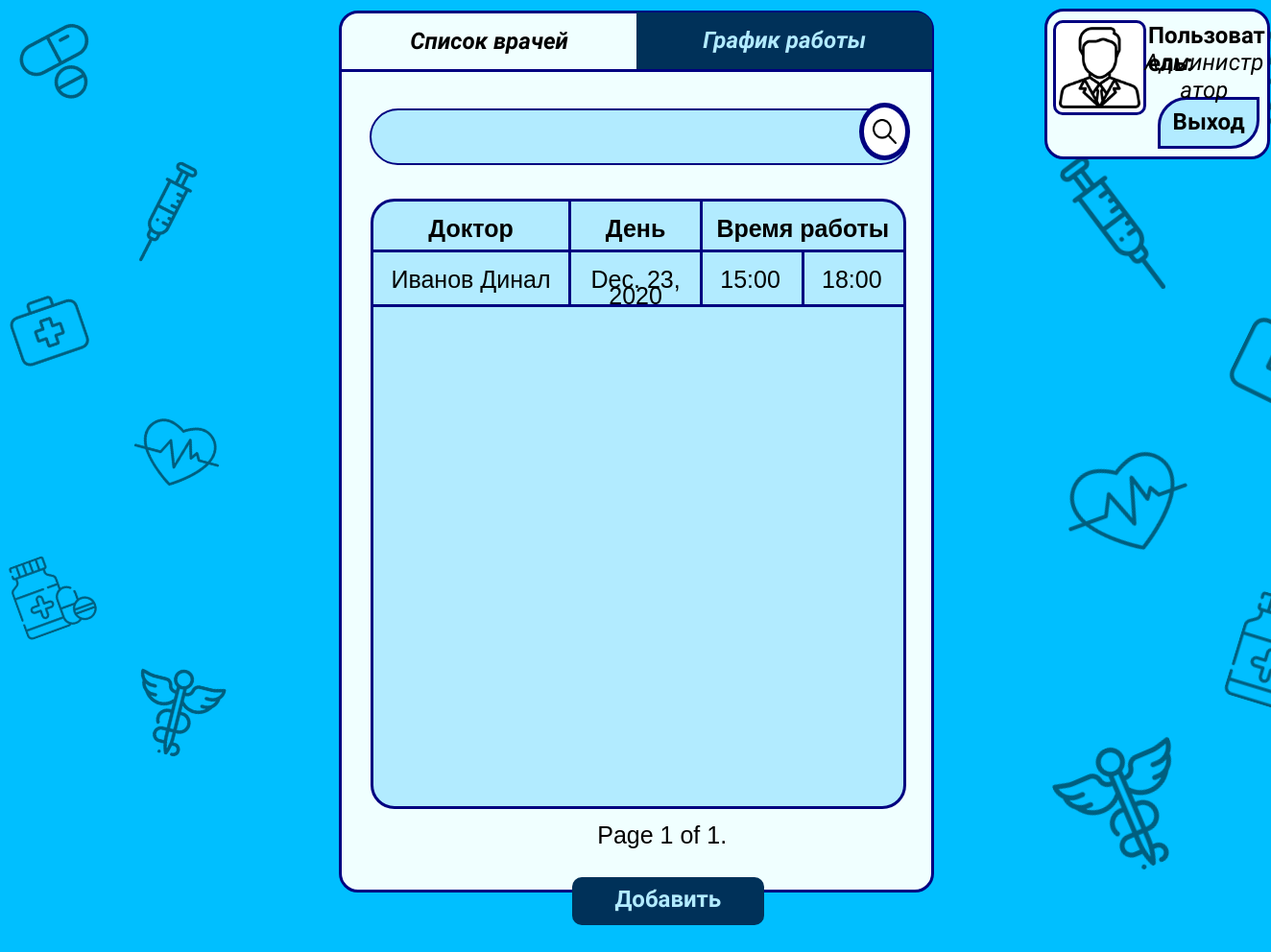
/adminschedule/, run on the app's committed database.
### registry/models.py (models this page shows, shortened)
class Schedule(models.Model):
    id_doctor=models.ForeignKey(Doctor, on_delete=models.CASCADE)
    day = models.DateField()
    time_reception = models.IntegerField()
    start_hour =models.IntegerField()
    start_minute = models.IntegerField()
    end_hour = models.IntegerField()
    end_minute = models.IntegerField()

class Doctor(models.Model):
    surname = models.CharField(max_length=30)
    name = models.CharField(max_length=30)
    patronymic = models.CharField(max_length=30, blank=True)
    gender = models.CharField(max_length=1)
    room_number = models.IntegerField()
    phone_number = models.CharField(max_length=11)
    subdivisions = models.CharField(max_length=50)
    def __str__(self):
        return self.surname+" "+self.name

### registry/views.py (the view)
# urls.py: path('adminschedule/', views.AdminSchedule, name='AdminSchedule'),
def AdminSchedule (request):
    if request.method == "GET":
        all_Schedule = Schedule.objects.all()
        start_minute = {object.pk: object.start_minute for object in all_Schedule}
        end_minute = {object.pk: object.end_minute for object in all_Schedule}
        for key in start_minute:
            if start_minute[key]==0:
                start_minute[key] = str("00")
        for key in end_minute:
            if end_minute[key]==0:
                end_minute[key] = str("00")
        paginator = Paginator(all_Schedule, 10)  # Show 25 contacts per page
        page = request.GET.get('page')
        try:
            schedules = paginator.page(page)
        except PageNotAnInteger:
            schedules = paginator.page(1)
        except EmptyPage:
            schedules = paginator.page(paginator.num_pages)
        context = {
            'schedules':schedules,
            'start_minute': start_minute,
            'end_minute': end_minute,
        }
        return render(request, "adminschedule.html", context=context)
    if request.method == "POST":
        return HttpResponseRedirect(reverse('AdminDoctorList'))

### registry/templates/adminschedule.html (shortened to what this page needs)
<!DOCTYPE html>
<html class="nojs html" lang="ru-RU">
 <head>
  <link rel="stylesheet" type="text/css" href="/static/css/site_global.css?crc=444006867"/>
  <link rel="stylesheet" type="text/css" href="/static/css/adminschedule.css?crc=356168397" id="pagesheet"/>
 </head>
 <body>
  <div class="clearfix borderbox" id="page">
   <div class="position_content" id="page_position_content">
    <div class="browser_width colelem" id="u6608-bw">
     <div id="u6608">
      <div class="clearfix" id="u6608_align_to_page">
       <div class="clearfix grpelem" id="u6584">
        <div class="clearfix grpelem" id="pu6591">
         <div class="clip_frame colelem" id="u6591" data-mu-ie-matrix="progid:DXImageTransform.Microsoft.Matrix(M11=0.9563,M12=-0.2924,M21=0.2924,M22=0.9563,SizingMethod='auto expand')" data-mu-ie-matrix-dx="-14" data-mu-ie-matrix-dy="-14">
          <img class="block" id="u6591_img" src="/static/images/pills.png?crc=3958534910" alt="" data-heightwidthratio="1" data-image-width="110" data-image-height="110"/>
         </div>
         <div class="clip_frame colelem" id="u6595" data-mu-ie-matrix="progid:DXImageTransform.Microsoft.Matrix(M11=0.9455,M12=0.3256,M21=-0.3256,M22=0.9455,SizingMethod='auto expand')" data-mu-ie-matrix-dx="-15" data-mu-ie-matrix-dy="-15">
          <img class="block" id="u6595_img" src="/static/images/first-aid-kit.png?crc=523093676" alt="" data-heightwidthratio="1" data-image-width="107" data-image-height="107"/>
         </div>
         <div class="clip_frame colelem" id="u6593" data-mu-ie-matrix="progid:DXImageTransform.Microsoft.Matrix(M11=0.9397,M12=0.342,M21=-0.342,M22=0.9397,SizingMethod='auto expand')" data-mu-ie-matrix-dx="-16" data-mu-ie-matrix-dy="-16">
          <img class="block" id="u6593_img" src="/static/images/medicine.png?crc=212170396" alt="" data-heightwidthratio="1" data-image-width="114" data-image-height="114"/>
         </div>
        </div>
        <div class="clearfix grpelem" id="pu6587">
         <div class="clip_frame colelem" id="u6587" data-mu-ie-matrix="progid:DXImageTransform.Microsoft.Matrix(M11=0.9511,M12=0.309,M21=-0.309,M22=0.9511,SizingMethod='auto expand')" data-mu-ie-matrix-dx="-16" data-mu-ie-matrix-dy="-16">
          <img class="block" id="u6587_img" src="/static/images/syringe.png?crc=315584796" alt="" data-heightwidthratio="1" data-image-width="125" data-image-height="125"/>
         </div>
         <div class="clip_frame colelem" id="u6589" data-mu-ie-matrix="progid:DXImageTransform.Microsoft.Matrix(M11=0.9659,M12=-0.2588,M21=0.2588,M22=0.9659,SizingMethod='auto expand')" data-mu-ie-matrix-dx="-15" data-mu-ie-matrix-dy="-15">
          <img class="block" id="u6589_img" src="/static/images/heart.png?crc=32010908" alt="" data-heightwidthratio="1" data-image-width="132" data-image-height="132"/>
         </div>
         <div class="clip_frame colelem" id="u6585" data-mu-ie-matrix="progid:DXImageTransform.Microsoft.Matrix(M11=0.9703,M12=-0.2419,M21=0.2419,M22=0.9703,SizingMethod='auto expand')" data-mu-ie-matrix-dx="-14" data-mu-ie-matrix-dy="-14">
          <img class="block" id="u6585_img" src="/static/images/pharmacy.png?crc=4015191175" alt="" data-heightwidthratio="1" data-image-width="132" data-image-height="132"/>
         </div>
        </div>
       </div>
       <div class="rounded-corners clearfix grpelem" id="u6567">
        <div class="position_content" id="u6567_position_content">
         <div class="clearfix colelem" id="pu6568">
          <a class="nonblock nontext rounded-corners clearfix grpelem" id="u6484-4" href="{% url 'AdminDoctorList' %}"><p id="u6484-2">Список врачей</p></a>
          <a class="nonblock nontext rounded-corners clearfix grpelem" id="u6483-4" href="{% url 'MainMenuAdmin' %}"><p id="u6483-2">График работы</p></a>
         </div>
         <div class="colelem" id="u6569"></div>
         <form action="{% url 'SearchSchedule' %}">
         <div class="clearfix colelem" id="u6602">
          <input name="search" value="{{shedule_name}}" class="rounded-corners clearfix grpelem" id="u6605">
           <div class="rounded-corners clearfix grpelem" id="u6606">
            <button class="clip_frame grpelem" id="u6603">
             <img class="block" id="u6603_img" src="/static/images/loupe.png?crc=161762781" alt="" data-heightwidthratio="1" data-image-width="37" data-image-height="37"/>
            </button>
           </div>
         </div>
         </form>
         <div class="rounded-corners colelem" id="u6598">
          <form>
          <table>
           <tr>
            <td id="doctor-name">Доктор</td>
            <td id="day-name">День</td>
            <td colspan="4" id="time-name">Время работы</td>
           </tr>
          {% for schedule in schedules %}
           <tr>
           <td id="doctor" valign="top" align="center" >{{schedule.id_doctor}}</td>
           <td id="day">{{schedule.day}}</td>
           <td id="start_hour">{{schedule.start_hour}}:</td>
            {% for key, value in start_minute.items %}
           {% if key == schedule.id %}<td id="start_minute">{{ value }}</td>{% endif %}
            {% endfor %}
           <td id="end_hour">{{schedule.end_hour}}:</td>
            {% for key, value in end_minute.items %}
           {% if key == schedule.id %}<td id="end_minute">{{value}}</td>{% endif %}
            {% endfor %}
          </tr>
           {% endfor %}
          </table>
           <div class="pagination">
            <span class="step-links">
             <span class="current">
              Page {{ schedules.number }} of {{ schedules.paginator.num_pages }}.
             </span>
            </span>
           </div>
           </form>
         </div>
         <div class="clearfix colelem" id="pu6600-4">
          <a class="nonblock nontext rounded-corners clearfix grpelem" id="u6600-4" href="{% url 'NewSchedule' %}"><p id="u6600-2">Добавить</p></a>
         </div>
        </div>
       </div>
       <div class="clearfix grpelem" id="pu6571">
        <div class="clearfix grpelem" id="u6571">
         <div class="clearfix grpelem" id="pu6582">
          <div class="clip_frame colelem" id="u6582" data-mu-ie-matrix="progid:DXImageTransform.Microsoft.Matrix(M11=0.1392,M12=0.9903,M21=-0.9903,M22=0.1392,SizingMethod='auto expand')" data-mu-ie-matrix-dx="-8" data-mu-ie-matrix-dy="-8" data-sizePolicy="fixed" data-pintopage="page_fluidx">
           <img class="block" id="u6582_img" src="/static/images/syringe.png?crc=315584796" alt="" width="125" height="125"/>
          </div>
          <div class="clip_frame colelem" id="u6578" data-mu-ie-matrix="progid:DXImageTransform.Microsoft.Matrix(M11=0.9397,M12=0.342,M21=-0.342,M22=0.9397,SizingMethod='auto expand')" data-mu-ie-matrix-dx="-19" data-mu-ie-matrix-dy="-19" data-sizePolicy="fixed" data-pintopage="page_fluidx">
           <img class="block" id="u6578_img" src="/static/images/heart.png?crc=32010908" alt="" width="132" height="132"/>
          </div>
          <div class="clip_frame colelem" id="u6576" data-mu-ie-matrix="progid:DXImageTransform.Microsoft.Matrix(M11=0.9205,M12=0.3907,M21=-0.3907,M22=0.9205,SizingMethod='auto expand')" data-mu-ie-matrix-dx="-21" data-mu-ie-matrix-dy="-21" data-sizePolicy="fixed" data-pintopage="page_fluidx">
           <img class="block" id="u6576_img" src="/static/images/pharmacy.png?crc=4015191175" alt="" width="132" height="132"/>
          </div>
         </div>
         <div class="clearfix grpelem" id="pu6572">
          <div class="colelem" id="u6572" data-mu-ie-matrix="progid:DXImageTransform.Microsoft.Matrix(M11=0.9563,M12=-0.2924,M21=0.2924,M22=0.9563,SizingMethod='auto expand')" data-mu-ie-matrix-dx="-14" data-mu-ie-matrix-dy="-14" data-sizePolicy="fixed" data-pintopage="page_fluidx">
          </div>
          <div class="clip_frame colelem" id="u6574" data-mu-ie-matrix="progid:DXImageTransform.Microsoft.Matrix(M11=0.8988,M12=-0.4384,M21=0.4384,M22=0.8988,SizingMethod='auto expand')" data-mu-ie-matrix-dx="-18" data-mu-ie-matrix-dy="-18" data-sizePolicy="fixed" data-pintopage="page_fluidx">
           <img class="block" id="u6574_img" src="/static/images/first-aid-kit.png?crc=523093676" alt="" width="107" height="107"/>
          </div>
          <div class="clip_frame colelem" id="u6580" data-mu-ie-matrix="progid:DXImageTransform.Microsoft.Matrix(M11=0.9563,M12=-0.2924,M21=0.2924,M22=0.9563,SizingMethod='auto expand')" data-mu-ie-matrix-dx="-14" data-mu-ie-matrix-dy="-14" data-sizePolicy="fixed" data-pintopage="page_fluidx">
           <img class="block" id="u6580_img" src="/static/images/medicine.png?crc=212170396" alt="" width="114" height="114"/>
          </div>
         </div>
        </div>
        <div class="rounded-corners clearfix grpelem" id="u6557">
         <div class="rounded-corners clearfix grpelem" id="u6558">
          <div class="clip_frame grpelem" id="u6554">
           <img class="block" id="u6554_img" src="/static/images/manager.png?crc=4127548086" alt="" data-heightwidthratio="1" data-image-width="123" data-image-height="123"/>
          </div>
         </div>
         <div class="clearfix grpelem" id="u6559-4">
          <p>Пользователь:</p>
         </div>
         <a class="nonblock nontext rounded-corners clearfix grpelem" id="u6556-4" href="{% url 'registry' %}"><p id="u6556-2"><span id="u6556">Выход</span></p></a>
         <div class="clearfix grpelem" id="u7788-4">
          <p>Администратор</p>
         </div>
        </div>
       </div>
      </div>
     </div>
    </div>
   </div>
  </div>
</body>
</html>

### registry/static/css/site_global.css (style rules this page uses)
html { max-height: 100%; min-width: 100%; -ms-text-size-adjust: none; }
body, div, dl, dt, dd, ul, ol, li, nav, h1, h2, h3, h4, h5, h6, pre, code, form, fieldset, legend, input, button, textarea, p, blockquote, th, td, a { margin: 0px; padding: 0px; border-width: 0px; border-style: solid; border-color: transparent; -webkit-transform-origin: left top; -ms-transform-origin: left top; -o-transform-origin: left top; transform-origin: left top; background-repeat: no-repeat; }
table { border-collapse: collapse; border-spacing: 0px; }
fieldset, img { border: 0px; border-style: solid; -webkit-transform-origin: left top; -ms-transform-origin: left top; -o-transform-origin: left top; transform-origin: left top; }
input, button, textarea, select, optgroup, option { font-family: inherit; font-size: inherit; font-style: inherit; font-weight: inherit; }
body { font-family: Arial, Helvetica Neue, Helvetica, sans-serif; text-align: left; font-size: 25px; line-height: 17px; word-wrap: break-word; text-rendering: optimizeLegibility; -moz-font-feature-settings: 'liga'; -ms-font-feature-settings: 'liga'; -webkit-font-feature-settings: 'liga'; font-feature-settings: 'liga'; }
a:link { color: #0000FF; text-decoration: none; }
a.nontext { color: black; text-decoration: none; font-style: normal; font-weight: normal; }
.colelem { display: inline; float: left; clear: both; }
.clearfix:after { content: "\0020"; visibility: hidden; display: block; height: 0px; clear: both; }
.clip_frame { overflow: hidden; }
.position_content, .excludeFromNormalFlow { float: left; }
.MenuBar .SubMenuVisible, .MenuBarVertical .SubMenuVisible, .MenuBar .SubMenu .SubMenuVisible, .popup_element.Active, span.actAsPara, .actAsDiv, a.nonblock.nontext, img.block { display: block; }
.borderbox { -moz-box-sizing: border-box; -webkit-box-sizing: border-box; -ms-box-sizing: border-box; box-sizing: border-box; }
.browser_width>* { position: absolute; left: 0px; right: 0px; }
.grpelem, .accordion_wrapper { display: inline; float: left; }
p, h1, h2, h3, h4, h5, h6, ol, ul, span.actAsPara { max-height: 1000000px; }
@media screen and (-webkit-min-device-pixel-ratio:0) { body { text-rendering: auto; } }

### data on the page
Schedule: id_doctor "Иванов Динал", day "Dec. 23, 2020", start_hour "15", start_minute "00", end_hour "18", end_minute "00"

### other printed values
{{ schedules.number }} "1"
{{ schedules.paginator.num_pages }} "1"
